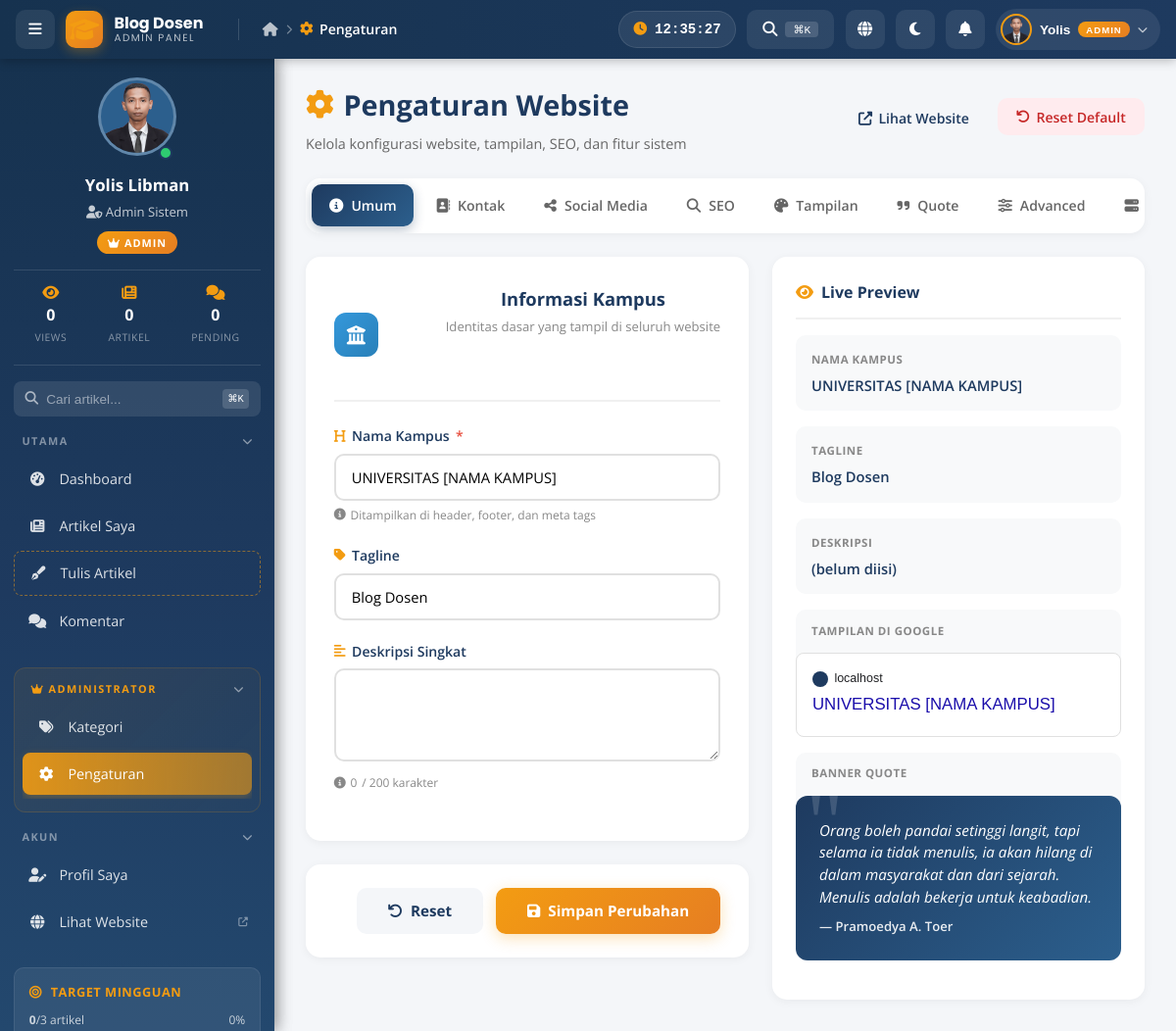
Screenshot of /admin/settings.php (signed in) with the database file from the repository.
### tables this page shows
CREATE TABLE `users` (
  `id` int(11) NOT NULL,
  `nama` varchar(100) NOT NULL,
  `email` varchar(100) NOT NULL,
  `password` varchar(255) NOT NULL,
  `nip` varchar(50) DEFAULT NULL,
  `jabatan` varchar(100) DEFAULT NULL,
  `prodi` varchar(100) DEFAULT NULL,
  `foto` varchar(255) DEFAULT 'default.png',
  `bio` text,
  `role` enum('admin','dosen') DEFAULT 'dosen',
  `status` enum('active','inactive') DEFAULT 'active',
  `created_at` timestamp NULL DEFAULT CURRENT_TIMESTAMP,
  `updated_at` timestamp NULL DEFAULT CURRENT_TIMESTAMP ON UPDATE CURRENT_TIMESTAMP
);

CREATE TABLE `settings` (
  `id` int(11) NOT NULL,
  `nama_kampus` varchar(255) DEFAULT NULL,
  `tagline` text,
  `quote` text,
  `quote_author` varchar(100) DEFAULT NULL,
  `email_contact` varchar(100) DEFAULT NULL,
  `phone` varchar(50) DEFAULT NULL,
  `address` text,
  `facebook` varchar(255) DEFAULT NULL,
  `twitter` varchar(255) DEFAULT NULL,
  `instagram` varchar(255) DEFAULT NULL,
  `youtube` varchar(255) DEFAULT NULL,
  `logo` varchar(255) DEFAULT NULL,
  `updated_at` timestamp NULL DEFAULT CURRENT_TIMESTAMP ON UPDATE CURRENT_TIMESTAMP
);

### admin/settings.php (the view, shortened to what the rows shown need)
<?php
require_once __DIR__ . '/../config/functions.php';
$settings = getSettings();
$defaultSettings = [
    'nama_kampus' => '', 'tagline' => '', 'short_description' => '',
    'email_contact' => '', 'phone' => '', 'address' => '', 'working_hours' => '',
    'facebook' => '', 'twitter' => '', 'instagram' => '', 'youtube' => '',
    'linkedin' => '', 'github' => '', 'tiktok' => '',
    'meta_title' => '', 'meta_description' => '', 'meta_keywords' => '',
    'google_analytics' => '', 'google_search_console' => '',
    'logo' => '', 'favicon' => '',
    'primary_color' => '#1e3a5f', 'accent_color' => '#f39c12', 'theme_mode' => 'light',
    'quote' => '', 'quote_author' => '', 'banner_style' => 'gradient',
    'maintenance_mode' => '0', 'maintenance_message' => '',
    'allow_registration' => '0', 'comment_moderation' => '1', 'posts_per_page' => '12',
];
$settings = array_merge($defaultSettings, $settings);
foreach ($settings as $key => $value) {
    if ($value === null) {
        $settings[$key] = '';
    }
}
include __DIR__ . '/../includes/admin-header.php';
include __DIR__ . '/../includes/sidebar.php';
?>
<main class="admin-main">
    <div class="settings-header">
        <div>
            <h1><i class="fas fa-cog"></i> Pengaturan Website</h1>
        </div>
    </div>
    <div class="settings-layout">
        <div class="settings-main">
            <div class="settings-panel active" id="panel-general">
                <form method="POST" data-form="general">
                    <div class="settings-section">
                        <div class="field-group">
                            <label><i class="fas fa-heading"></i> Nama Kampus <span class="required">*</span></label>
                            <input type="text" name="nama_kampus" class="field-input"
                                   value="<?php echo htmlspecialchars($settings['nama_kampus']); ?>"
                                   required maxlength="100"
                                   oninput="updatePreview('previewNama', this.value)">
                            <small class="field-help">
                                <i class="fas fa-info-circle"></i> Ditampilkan di header, footer, dan meta tags
                            </small>
                        </div>
                        <div class="field-group">
                            <label><i class="fas fa-tag"></i> Tagline</label>
                            <input type="text" name="tagline" class="field-input"
                                   value="<?php echo htmlspecialchars($settings['tagline']); ?>"
                                   maxlength="100"
                                   oninput="updatePreview('previewTagline', this.value)">
                        </div>
                    </div>
                </form>
            </div>
        </div>
        <div class="settings-sidebar">
            <div class="live-preview-card">
                <div class="preview-box">
                    <span class="preview-label">Nama Kampus</span>
                    <div class="preview-value" id="previewNama">
                        <?php echo htmlspecialchars($settings['nama_kampus'] ?: '(belum diisi)'); ?>
                    </div>
                </div>
                <div class="preview-box">
                    <span class="preview-label">Tagline</span>
                    <div class="preview-value" id="previewTagline">
                        <?php echo htmlspecialchars($settings['tagline'] ?: '(belum diisi)'); ?>
                    </div>
                </div>
                <div class="preview-box" style="padding:0;">
                    <div class="seo-preview-box" id="seoPreviewBox">
                        <div class="seo-preview-url">
                            <div class="favicon-mini"></div>
                            <span><?php echo htmlspecialchars($_SERVER['HTTP_HOST'] ?? 'blog-dosen.com'); ?></span>
                        </div>
                        <div class="seo-preview-title" id="seoTitle">
                            <?php echo htmlspecialchars($settings['meta_title'] ?: $settings['nama_kampus'] ?: 'Judul Website'); ?>
                        </div>
                    </div>
                </div>
                <div class="preview-box" style="padding:0;">
                    <div class="quote-preview-box" id="quotePreviewBox"
                         style="--preview-primary: <?php echo htmlspecialchars($settings['primary_color']); ?>;">
                        <div class="quote-preview-text" id="quoteText">
                            <?php echo htmlspecialchars($settings['quote'] ?: 'Kutipan inspiratif akan tampil di sini...'); ?>
                        </div>
                        <div class="quote-preview-author" id="quoteAuthor">
                            — <?php echo htmlspecialchars($settings['quote_author'] ?: 'Penulis'); ?>
                        </div>
                    </div>
                </div>
            </div>
        </div>
    </div>
</main>
<?php include __DIR__ . '/../includes/admin-footer.php'; ?>

### includes/admin-header.php (shortened to what the rows shown need)
<?php
$adminUserId  = isset($_SESSION['user_id']) ? (int)$_SESSION['user_id'] : 0;
$adminIsAdmin = (isset($_SESSION['user_role']) && $_SESSION['user_role'] === 'admin');
$adminUser = [
    'nama'    => isset($_SESSION['user_name']) ? $_SESSION['user_name'] : 'User',
    'foto'    => null,
    'jabatan' => 'Dosen',
    'email'   => '',
    'prodi'   => '',
];
try {
    if ($adminUserId > 0) {
        $st = db()->prepare("SELECT nama, foto, jabatan, email, prodi FROM users WHERE id = ?");
        $st->execute([$adminUserId]);
        $row = $st->fetch();
        if ($row) $adminUser = array_merge($adminUser, $row);
    }
} catch (Exception $e) {}
$adminAvatarUrl = fotoUrl($adminUser['foto'] ?? '');
$adminAvatarFallback = 'https://ui-avatars.com/api/?name=' . urlencode($adminUser['nama']) . '&background=1e3a5f&color=fff&size=80';
$adminFirstName = explode(' ', $adminUser['nama'])[0];
?>
<!DOCTYPE html>
<html lang="id" data-theme="light">
<head>
    <link rel="stylesheet" href="<?php echo asset('css/style.css'); ?>">
    <link rel="stylesheet" href="<?php echo asset('css/admin.css'); ?>">
    <link rel="stylesheet" href="https://cdnjs.cloudflare.com/ajax/libs/font-awesome/6.4.0/css/all.min.css">
</head>
<body class="admin-body">
<div class="admin-topbar">
    <div class="topbar-drop-wrap">
        <button class="topbar-user" onclick="topbarToggleDrop('adminUserDrop')">
            <img src="<?php echo $adminAvatarUrl; ?>"
                 onerror="this.src='<?php echo $adminAvatarFallback; ?>'"
                 alt="Avatar"
                 class="topbar-user-avatar">
            <span class="topbar-username"><?php echo htmlspecialchars($adminFirstName); ?></span>
            <?php if ($adminIsAdmin): ?>
                <span class="topbar-role-badge">ADMIN</span>
            <?php endif; ?>
            <i class="fas fa-chevron-down"></i>
        </button>
    </div>
</div>
<?php include __DIR__ . '/sidebar.php'; ?>

### includes/sidebar.php (shortened to what the rows shown need)
<?php
$isAdmin = (isset($_SESSION['user_role']) && $_SESSION['user_role'] === 'admin');
$userId = isset($_SESSION['user_id']) ? $_SESSION['user_id'] : 0;
$userInfo = [
    'nama' => isset($_SESSION['user_name']) ? $_SESSION['user_name'] : 'User',
    'foto' => '/assets/uploads/default.png',
    'jabatan' => 'Dosen',
];
try {
    $stmt = db()->prepare("SELECT nama, foto, jabatan FROM users WHERE id = ?");
    $stmt->execute([$userId]);
    $u = $stmt->fetch();
    if ($u) {
        $userInfo['nama'] = $u['nama'];
        $userInfo['foto'] = $u['foto'] ?: '/assets/uploads/default.png';
        $userInfo['jabatan'] = $u['jabatan'] ?: 'Dosen';
    }
} catch (Exception $e) {}
?>
<aside class="admin-sidebar" id="adminSidebar">
    <div class="sidebar-header">
        <div class="user-profile">
            <div class="user-avatar-wrapper">
                <img src="<?php echo fotoUrl($userInfo['foto']); ?>"
                     alt="Avatar"
                     class="user-avatar"
                     onerror="this.src='https://ui-avatars.com/api/?name=<?php echo urlencode($userInfo['nama']); ?>&background=1e3a5f&color=fff&size=100'">
                <span class="status-indicator" title="Online"></span>
            </div>
            <div class="user-info">
                <h3><?php echo htmlspecialchars($userInfo['nama']); ?></h3>
                <p class="user-role">
                    <i class="fas fa-<?php echo $isAdmin ? 'user-shield' : 'user-graduate'; ?>"></i>
                    <?php echo htmlspecialchars($userInfo['jabatan']); ?>
                </p>
                <?php if ($isAdmin): ?>
                    <span class="badge badge-admin">
                        <i class="fas fa-crown"></i> ADMIN
                    </span>
                <?php endif; ?>
            </div>
        </div>
    </div>
</aside>

### rows the page displays
users: foto (picture), nama "Yolis", nama "Yolis Libman Yolis Libman", jabatan "Admin Sistem Admin Sistem"
settings: nama_kampus "UNIVERSITAS [NAMA KAMPUS]", tagline "Blog Dosen", quote "Orang boleh pandai setinggi langit, tapi selama ia tidak menulis, ia akan hilang di dalam masyarakat dan dari sejarah. Menulis adalah bekerja untuk keabadian.", quote_author "Pramoedya A. Toer"

### other values shown
$currentBreadcrumb['label'] "Pengaturan"
$sidebarStats['total_views'] "0 0"
$sidebarStats['total_articles'] "0 0"
$sidebarStats['pending_comments'] "0 0"
$weeklyArticles "0 0"
$weeklyTarget "3 3"
$weeklyProgress "0 0"
strlen($settings['short_description'] ?? '') "0"
$_SERVER['HTTP_HOST'] "localhost"
